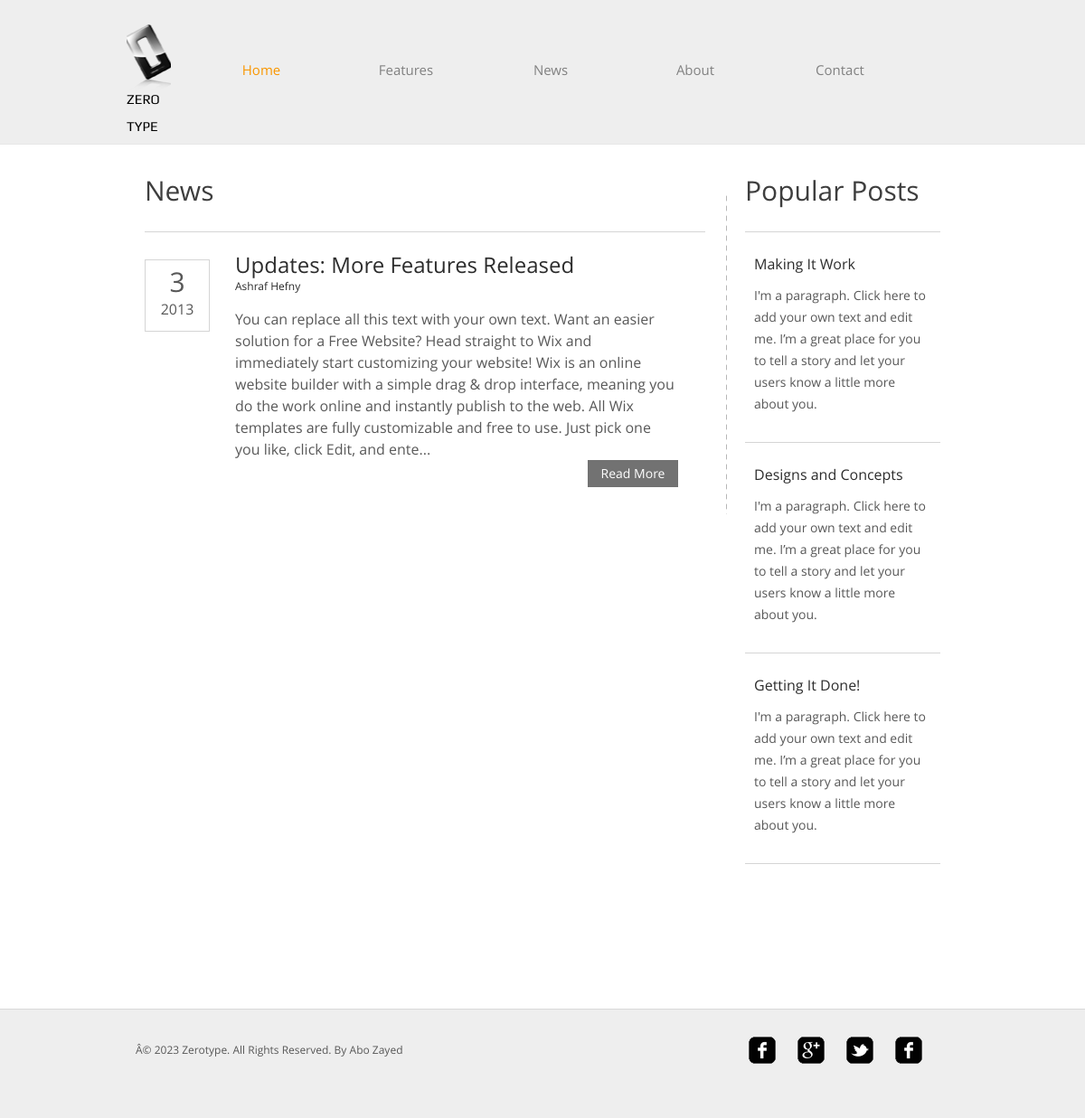
Page /news.php on the committed database.
### tables this page shows
CREATE TABLE IF NOT EXISTS `siteimage` (
  `id` int(11) NOT NULL AUTO_INCREMENT,
  `img_type` varchar(50) NOT NULL,
  `img_name` varchar(50) NOT NULL,
  `img_path` varchar(100) NOT NULL,
  `img_width` int(11) NOT NULL,
  `img_height` int(11) NOT NULL,
  PRIMARY KEY (`id`)
);

CREATE TABLE IF NOT EXISTS `sitepost` (
  `id` int(11) NOT NULL AUTO_INCREMENT,
  `post_title` varchar(150) DEFAULT NULL,
  `post_author` varchar(50) DEFAULT NULL,
  `post_content` text NOT NULL,
  `post_desc` varchar(255) DEFAULT NULL,
  `post_photo` varchar(100) DEFAULT NULL,
  `post_type` varchar(50) NOT NULL,
  `post_date_d` int(11) DEFAULT NULL,
  `post_date_y` int(11) DEFAULT NULL,
  PRIMARY KEY (`id`)
);

CREATE TABLE IF NOT EXISTS `sitedesc` (
  `id` int(11) NOT NULL AUTO_INCREMENT,
  `status` smallint(2) NOT NULL,
  `title` varchar(100) NOT NULL,
  `author` varchar(100) NOT NULL,
  `desc` text NOT NULL,
  `keywords` varchar(255) NOT NULL,
  `copyright` varchar(255) NOT NULL,
  `phone` int(11) NOT NULL,
  `email` varchar(150) NOT NULL,
  `address` varchar(255) NOT NULL,
  PRIMARY KEY (`id`)
);

### mangeDesc.php (called while the page is built, shortened)
<?php
$getData = "SELECT * FROM siteDesc ORDER BY id";
$getDataQuery = mysql_query($getData);
$getRow       = mysql_fetch_array($getDataQuery);
$facebookUrl = "SELECT facebook FROM siteurl ORDER BY id";
$facebookData = mysql_query($facebookUrl) or die(mysql_error());
$facebook = mysql_fetch_array($facebookData);
$twitterUrl = "SELECT twitter FROM siteurl ORDER BY id";
$twitterData = mysql_query($twitterUrl) or die(mysql_error());
$twitter = mysql_fetch_array($twitterData);
$googleUrl = "SELECT google FROM siteurl ORDER BY id";
$googleData = mysql_query($googleUrl) or die(mysql_error());
$google = mysql_fetch_array($googleData);
$youtubeUrl = "SELECT youtube FROM siteurl ORDER BY id";
$youtubeData = mysql_query($youtubeUrl) or die(mysql_error());
$youtube = mysql_fetch_array($youtubeData);
$getLogo = "SELECT * FROM siteimage WHERE img_type='logo'";
$getLogoQuery = mysql_query($getLogo);
$getLogoRow       = mysql_fetch_array($getLogoQuery);
$getPost = "SELECT * FROM sitepost WHERE post_type='news' ORDER BY id DESC";
$getPostQuery = mysql_query($getPost);

### news.php (the view)
<?php include_once 'header.php';?>
	<div id="contents">
		<div class="main">
			<h1>News</h1>
			<ul class="news">
<?php
while ($getPostRow       = mysql_fetch_array($getPostQuery)){
    echo '
        <li>
                <div class="date">
                        <p>
                                <span>'.$getPostRow["post_date_d"].'</span>
                                '.$getPostRow["post_date_y"].'
                        </p>
                </div>
                <h2>'.$getPostRow["post_title"].' <span>'.$getPostRow["post_author"].'</span></h2>
                <p>
                    '.substr($getPostRow["post_content"],0,400).'... <span><a href="post.php?post_id='.$getPostRow["id"].'" class="more">Read More</a></span>
                </p>
        </li>
';
}
?>
			</ul>
		</div>
		<div class="sidebar">
			<h1>Popular Posts</h1>
			<ul class="posts">
				<li>
					<h4 class="title"><a href="post.php">Making It Work</a></h4>
					<p>
						I'm a paragraph. Click here to add your own text and edit me. I’m a great place for you to tell a story and let your users know a little more about you.
					</p>
				</li>
				<li>
					<h4 class="title"><a href="post.php">Designs and Concepts</a></h4>
					<p>
						I'm a paragraph. Click here to add your own text and edit me. I’m a great place for you to tell a story and let your users know a little more about you.
					</p>
				</li>
				<li>
					<h4 class="title"><a href="post.php">Getting It Done!</a></h4>
					<p>
						I'm a paragraph. Click here to add your own text and edit me. I’m a great place for you to tell a story and let your users know a little more about you.
					</p>
				</li>
			</ul>
		</div>
	</div>
	<?php include_once 'footer.php';  ?>

### header.php (shortened to what this page needs)
<?php
include_once 'mangeDesc.php';
?>
<!DOCTYPE HTML>
<html>
<head>
	<link rel="stylesheet" href="css/style.css" type="text/css">
</head>
<body>
	<div id="header">
		<div>
			<div class="logo">
                            <a href="index.php"  <?php echo 'style="background: url(admincp/'.$getLogoRow['img_path'].') no-repeat center top; height: '.$getLogoRow['img_height'].'px; width: '.$getLogoRow['img_width'].'px;"'; ?> >Zero Type</a>
			</div>
			<ul id="navigation">
				<li class="active">
					<a href="index.php">Home</a>
				</li>
				<li>
					<a href="features.php">Features</a>
				</li>
				<li>
					<a href="news.php">News</a>
				</li>
				<li>
					<a href="about.php">About</a>
				</li>
				<li>
					<a href="contact.php">Contact</a>
				</li>
			</ul>
		</div>
	</div>

### footer.php (shortened to what this page needs)
<div id="footer">
		<div class="clearfix">
			<div id="connect">
				<a href="<?php echo $facebook['facebook']; ?>" target="_blank" class="facebook"></a>
                                <a href="<?php echo $google['google']; ?>" target="_blank" class="google"></a>
                                <a href="<?php echo $twitter['twitter']; ?>" target="_blank" class="twitter"></a>
                                <a href="<?php echo $youtube['youtube']; ?>" target="_blank" class="youtube"></a>
			</div>
			<p>
				<?php  echo $getRow['copyright']; ?>
			</p>
		</div>
	</div>
</body>
</html>

### css/style.css (style rules this page uses)
body { background-color: #fff; font-family: 'OpenSans'; margin: 0; }
.clearfix:after, #contents:after { clear:both; content:""; display:block; height:1%; line-height:0; visibility:hidden; }
#header { background-color: #eee; border-bottom: 1px solid #e6e6e6; padding: 27px 0; }
#header > div, #footer > div { width: 920px; margin: 0 auto; padding: 0 20px; }
#header .logo { float: left; margin-right: 20px; }
#header .logo a { color: #000; display: block; font: 15px/30px 'Play'; height: 20px; width: 76px; padding-top: 68px; text-decoration: none; text-transform: uppercase; }
#navigation { display: inline-block; list-style: none; line-height: 100px; margin: 0; padding: 0; }
#navigation li { float: left; width: 160px; text-align: center; }
#navigation li a { color: #818181; font-size: 15px; line-height: 30px; text-decoration: none; }
#navigation li.active a { color: #f99600; }
#contents { min-height: 510px; width: 880px; margin: 0 auto; padding: 54px 40px; }
h1 { color: #3e3e3e; font-size: 30px; font-weight: normal; line-height: 30px; margin: 0 0 30px; }
h2 { color: #2c2c2c; font-size: 24px; font-weight: normal; line-height: 24px; margin: 0 0 12px; }
p { color: #585858; font-size: 16px; line-height: 24px; margin: 0 0 30px; }
p a { color: #585858; }
.date { float: left; height: 78px; width: 70px; margin-right: 20px; border: 1px solid #d5d5d5; text-align: center; }
.date p { margin: 12px 0 0; }
.date p span { display: block; font-size: 30px; margin-bottom: 6px; }
.more { background-color: #727272; color: #fff; display: inline-block; font-size: 14px; line-height: 30px; width: 100px; text-align: center; text-decoration: none; }
.main { float: left; background: url(../images/divider.png) repeat-y right top; min-height: 100px; width: 620px; padding-right: 24px; }
.main h1, .sidebar h1 { margin: 0 0 12px; position: relative; top: -18px; }
.main h2 span { display: block; font-size: 12px; }
.sidebar { float: left; min-height: 848px; width: 216px; margin-left: 20px; }
.sidebar ul, .news { list-style: none; margin: 0; padding: 0; }
.news li { border-top: 1px solid #d5d5d5; padding: 24px 30px 0 100px; position: relative; }
.news li .date { float: none; position: absolute; left: 0; top: 30px; }
.news li > p span, .post > span { display: block; text-align: right; }
.posts { border-top: 1px solid #d5d5d5; }
.posts li { border-bottom: 1px solid #d5d5d5; padding: 24px 10px 0; }
.posts li p { font-size: 14px; }
.posts li .title { font-size: 16px; font-weight: normal; margin: 0 0 12px; }
.posts li .title a { color: #2c2c2c; font-size: 16px; text-decoration: none; }
#footer { background-color: #eee; border-top: 1px solid #d8d8d8; padding: 30px 0; }
#footer p { font-size: 12px; line-height: 30px; padding-left: 10px; }
#connect { float: right; display: inline-block; margin-right: 30px; }
#connect a { background: url(../images/icons.png) no-repeat; display: inline-block; height: 30px; width: 30px; margin: 0 10px; }
#connect a.google { background-position: 0 -40px; }
#connect a.twitter { background-position: 0 -80px; }

### rows in the picture
siteimage: img_path (picture)
sitepost: post_date_d "3", post_date_y "2013", post_title "Updates: More Features Released", post_author "Ashraf Hefny", post_content "You can replace all this text with your own text. Want an easier solution for a Free Website? Head straight to Wix and immediately start customizing your website! Wix is an online website builder with a simple drag & drop interface, meaning you do the work online and instantly publish to the web. All Wix templates are fully customizable and free to use. Just pick one you like, click Edit, and ente"
sitedesc: copyright "Â© 2023 Zerotype. All Rights Reserved. By Abo Zayed"
